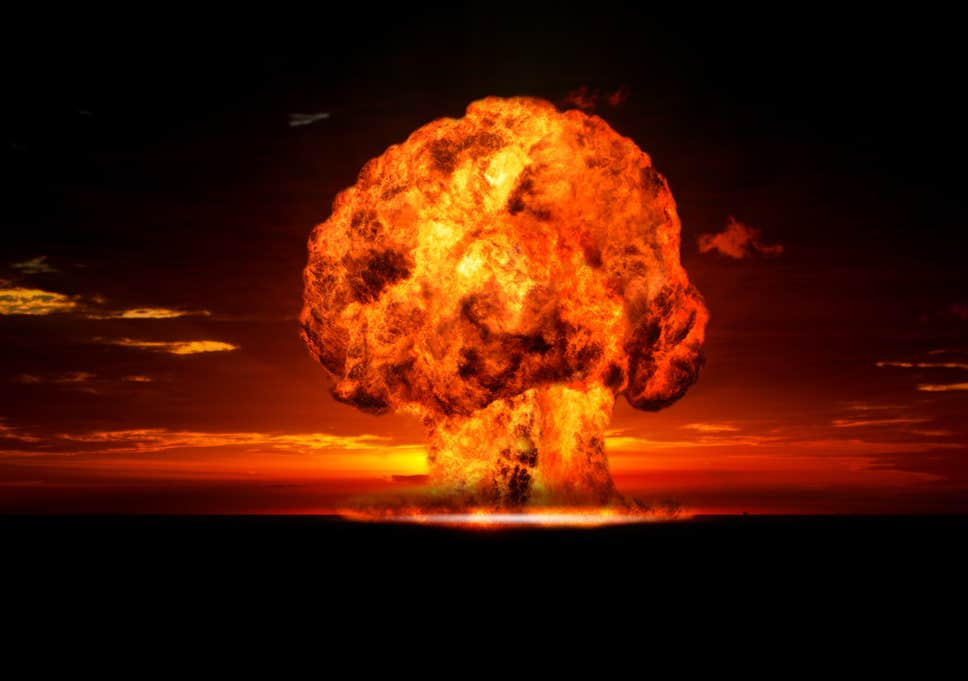
#> input picture expo.jpg, 968 x 681 px
$ python opencv26.py
#> lines starting #> are read from the running program, lines starting #| are printed output that depends on the picture
# histogram gives overall intensity distribution of image
import cv2
import numpy as np
from matplotlib import pyplot as plt

#img=np.zeros((200,200,3),np.uint8)
#cv2.rectangle(img,(0,100),(200,200),(255,255,255),-1)
#cv2.rectangle(img,(0,0),(50,50),(255,0,0),-1)
img=cv2.imread('expo.jpg',1)
#> img is the input picture: shape (681, 968, 3); mean B, G, R 3.1, 21.9, 70
b,g,r=cv2.split(img)
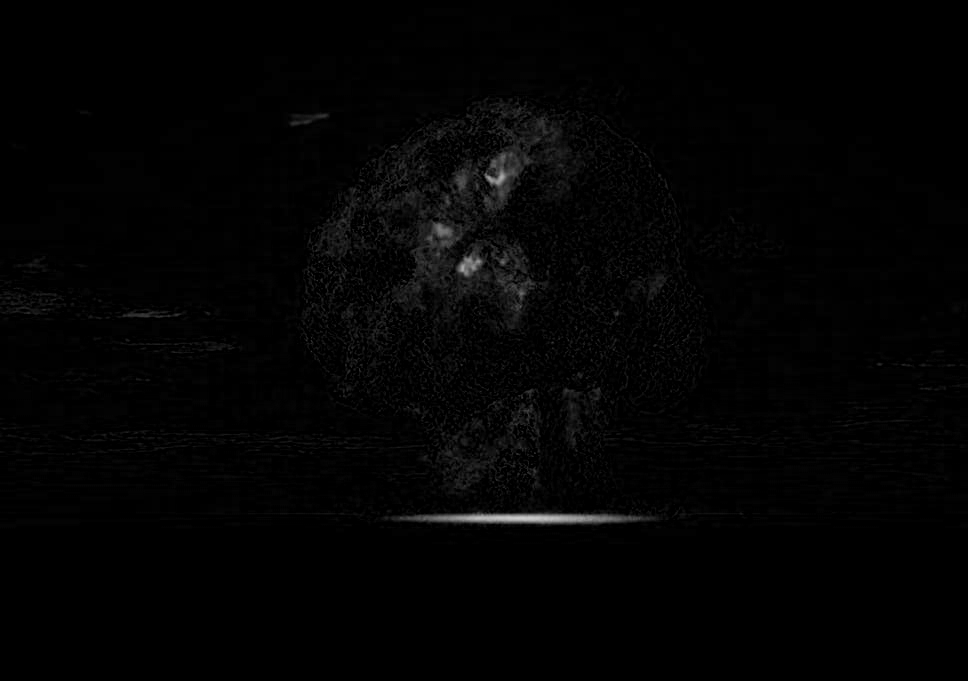
#> b: shape (681, 968); min 0, max 203, mean 3.1
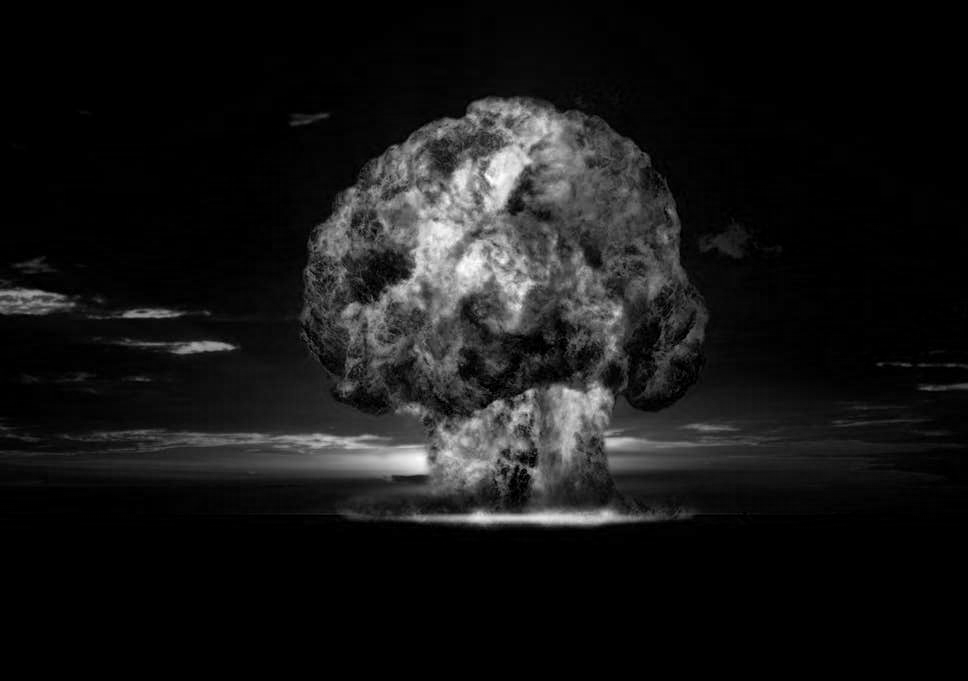
#> g: shape (681, 968); min 0, max 255, mean 21.9
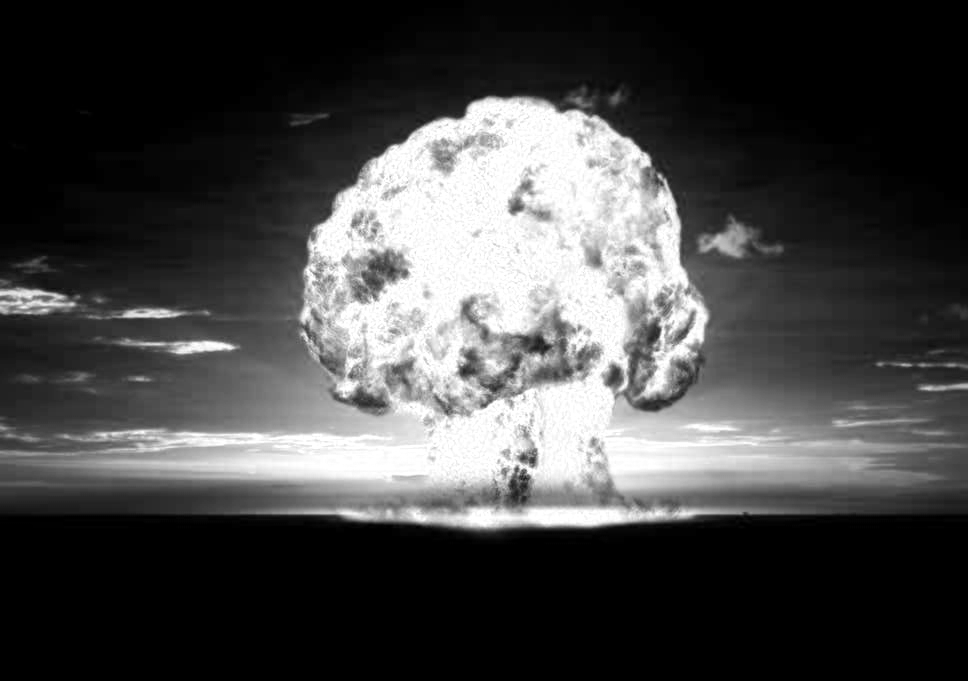
#> r: shape (681, 968); min 0, max 255, mean 70

cv2.imshow('image',img)

cv2.imshow('B',b)
cv2.imshow('G',g)
cv2.imshow('R',r)


plt.hist(img.ravel(),256,[0,256])#(image,max no of pixels,range)
plt.hist(b.ravel(),256,[0,256])
plt.hist(g.ravel(),256,[0,256])
plt.hist(r.ravel(),256,[0,256])

hist=cv2.calcHist([img],[0],None,[256],[0,256])#(image,no of channels,mask,hist,range)
#> hist = 256 values, max 392629 at index 0, min 0 at index 204, mean 2575
plt.plot(hist)
plt.show()
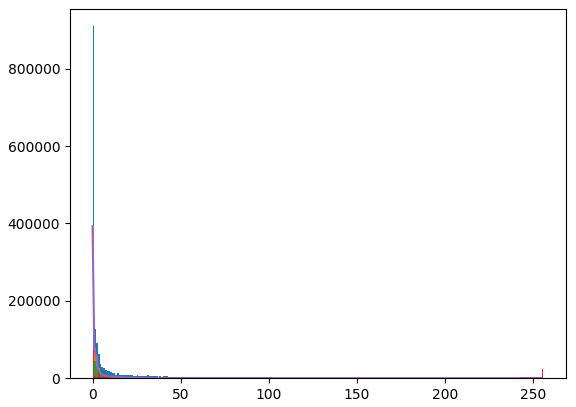
#> figure drawn by matplotlib, 1 panel; tallest bar 909985 high, from x = 0 to 1; tallest bar 392629 high, from x = 0 to 1; tallest bar 284479 high, from x = 0 to 1; curve peaks at x = 0, y = 392629
cv2.waitKey(0)
cv2.destroyAllWindows()

$ run again, with messi.jpg copied over expo.jpg
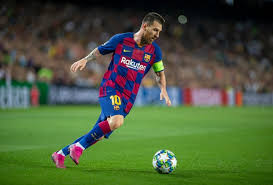
#> input picture messi.jpg, 273 x 185 px
#> img is the input picture: shape (185, 273, 3); mean B, G, R 59.2, 91.8, 75.8
#> `b,g,r=cv2.split(img)`:
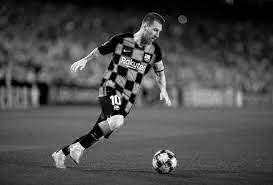
#> r: shape (185, 273); min 0, max 255, mean 75.8
#> hist = 256 values, max 603 at index 27, min 1 at index 221, mean 197.3
#> `plt.show()`:
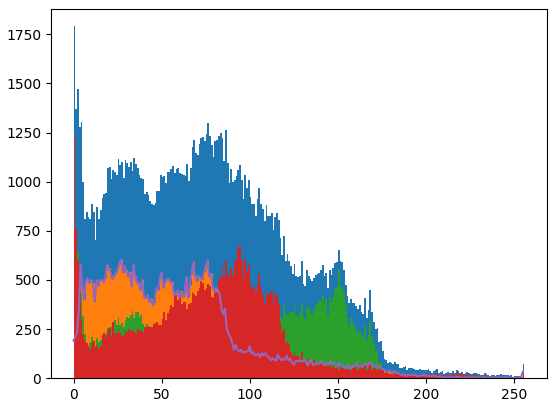
#> figure drawn by matplotlib, 1 panel; tallest bar 1791 high, from x = 0 to 1; tallest bar 603 high, from x = 27 to 28; tallest bar 639 high, from x = 2 to 3; curve peaks at x = 27, y = 603
